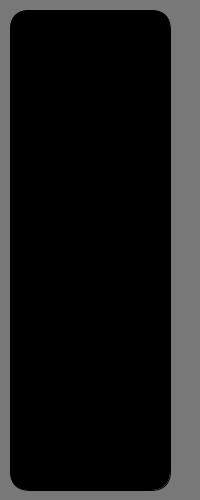
Frame 1 (no input)
Frame 60 (the mouse pressed at the canvas centre just before this capture): identical to frame 1, image omitted
Frame 120 (the mouse held since frame 60 and released just before this capture): identical to frame 1, image omitted

The Processing sketch that drew this single still picture (run headless with seeded random() and noise(); from frame 60 on, the mouse is pressed at the canvas centre):

// Processing sketch: Task_three
// ── Task_three.pde
color red = color(255, 0, 0);
color yellow = color(255, 255, 0);
color green = color(0, 255, 0);
color bg = color(120);

int circleW = 160;

int x = 0;

void setup()
{
  size(200, 500);
  background(bg);
  fill(0);
  rect(10, 10, 160, 480, 20);
}


void draw()
{
}

void keyPressed()
{

  if (x == 4)
  {
    x = 0;
  }

  switch(x)
  {
  case 0:
    fill(red);
    circle(90, 90, circleW);
    fill(120);
    circle(90, 250, circleW);
    circle(90, 410, circleW);
    break;

  case 1:
    fill(red);
    circle(90, 90, circleW);
    fill(yellow);
    circle(90, 250, circleW);
    break;

  case 2:
    fill(120);
    circle(90, 90, circleW);
    circle(90, 250, circleW);
    fill(green);
    circle(90, 410, circleW);
    break;

  case 3:
    fill(120);
    circle(90, 90, circleW);
    fill(yellow);
    circle(90, 250, circleW);
    fill(120);
    circle(90, 410, circleW);
    break;
  }
  x += 1;
}
